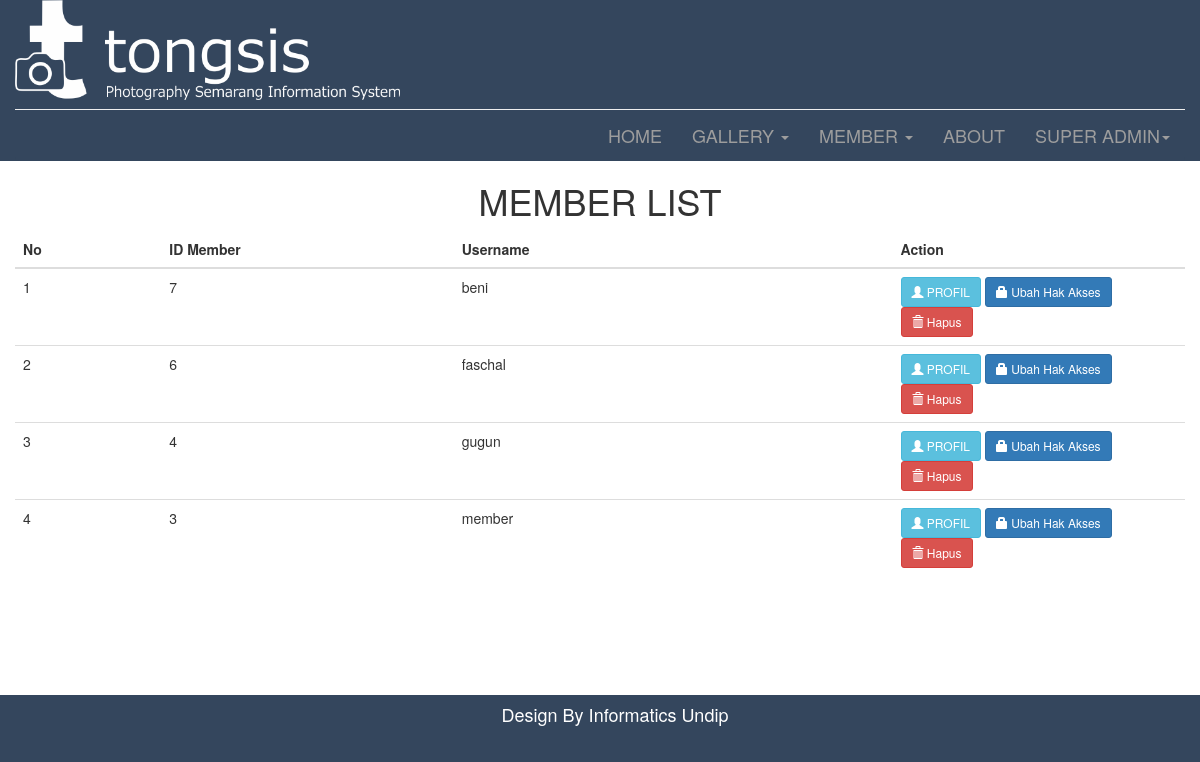
The page /member_list.php (signed in) on the database its author committed.
### tables this page shows
CREATE TABLE IF NOT EXISTS `file_pengguna` (
  `id_pengguna` int(4) NOT NULL AUTO_INCREMENT,
  `username` varchar(20) NOT NULL,
  `email` varchar(30) NOT NULL,
  `password` varchar(32) NOT NULL,
  `nama` varchar(30) NOT NULL,
  `tempat_lhr` varchar(30) NOT NULL,
  `tgl_lhr` date NOT NULL,
  `foto` varchar(60) NOT NULL,
  `level` int(1) NOT NULL,
  PRIMARY KEY (`id_pengguna`)
);

### pagination_become_admin.php (called while the page is built, shortened)
<?php
function getTableData($tableName, $page, $limit)
{
    $dataTable = array();
    $startRow = ($page - 1) * $limit;
    $query = mysql_query('SELECT * FROM `'.$tableName.'` WHERE level=3 ORDER BY id_pengguna DESC LIMIT '.$startRow.', '.$limit);
    while ($data = mysql_fetch_assoc($query))
        array_push($dataTable, $data);
    return $dataTable;
}
?>

### member_list.php (the view, shortened to what this page needs)
<?php
	include_once "head.php";
	include_once "header.php";
	include_once "menu_super_admin.php";
	include_once "pagination_become_admin.php";
?>
<div class="row" id="content_event">
	<div class="container-fluid">
		<h1 align="center"> MEMBER LIST </h1>
		<?php
		$page = 1;
		$dataPerPage = 5;
		$table = 'file_pengguna';
		$dataTable = getTableData($table, $page, $dataPerPage);
		?>
		<table class="table table-hover">
			<thead>
				<tr>
					<th style="width:10%;">No</th>
					<th style="width:20%;">ID Member</th>
					<th style="width:30%;">Username</th>
					<th style="width:20%;">Action</th>
				</tr>
			</thead>
			<tbody>
				<?php
				foreach ($dataTable as $i => $data)
				{
					$no = ($i + 1) + (($page - 1) * $dataPerPage);
					echo '<tr>
							<td>'.$no.'</td>
							<td>'.$data['id_pengguna'].'</td>
							<td>'.$data['username'].'</td>
							<td>
								<a href="" data-toggle="modal"
								data-id1="'.$data['foto'].'"
								data-id2="'.$data['nama'].'"
								data-id3="'.$data['username'].'"
								data-id4="'.$data['email'].'"
								data-id5="'.$data['tempat_lhr'].'"
								data-id6="'.$data['tgl_lhr'].'"
								data-target="#addProfil" class="btn btn-info btn-sm open-ProfilDialog"><span class="glyphicon glyphicon-user"></span> PROFIL </a>
								<a class="btn btn-primary btn-sm" role="button" href=confirm_admin.php?act=1&id='.$data['id_pengguna'].'&page='.$page.'><span class="glyphicon glyphicon-lock"></span> Ubah Hak Akses</a>
								<a class="btn btn-danger btn-sm" role="button" href=confirm_admin.php?act=2&id='.$data['id_pengguna'].'&page='.$page.' title="delete"><span class="glyphicon glyphicon-trash"></span> Hapus </a>
							</td>
						</tr>';
				}
				?>
			</tbody>
		</table>
	</div>
</div>
<?php include_once "footer.php"?>

### assets/css/style.css (style rules this page uses)
html,body { height:100%; }
#content_event { background-color: white; min-height: 534px; }

### rows shown on the page
file_pengguna: no "1", id_pengguna "7", username "beni"
file_pengguna: no "2", id_pengguna "6", username "faschal"
file_pengguna: no "3", id_pengguna "4", username "gugun"
file_pengguna: no "4", id_pengguna "3", username "member"
